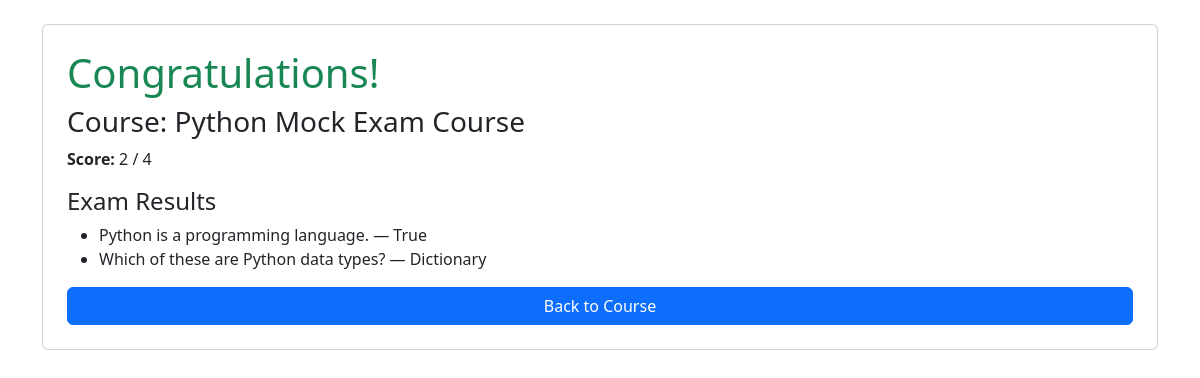
The page /course/1/submission/1/ on the database its author committed.
### onlinecourse/models.py (models this page shows, shortened)
class Course(models.Model):
    name = models.CharField(max_length=200)
    image = models.URLField(blank=True)
    description = models.TextField(blank=True)
    pub_date = models.DateField(auto_now_add=True)
    instructors = models.ManyToManyField(Instructor)

class Choice(models.Model):
    question = models.ForeignKey(Question, on_delete=models.CASCADE)
    choice_text = models.CharField(max_length=200)
    is_correct = models.BooleanField(default=False)

class Question(models.Model):
    lesson = models.ForeignKey(Lesson, on_delete=models.CASCADE)
    question_text = models.CharField(max_length=500)
    grade = models.IntegerField(default=1)
    def is_get_score(self, selected_ids):
        correct = set(c.id for c in self.choice_set.filter(is_correct=True))
        selected = set(choice.id for choice in self.choice_set.filter(id__in=selected_ids))
        return correct == selected

### onlinecourse/views.py (the view)
# urls.py: path('course/<int:course_id>/submission/<int:submission_id>/', views.show_exam_result, name='show_exam_result'),
def show_exam_result(request, course_id, submission_id):
    course = get_object_or_404(Course, pk=course_id)
    submission = get_object_or_404(Submission, pk=submission_id)
    selected_choice_ids = [choice.id for choice in submission.choices.all()]
    total_grade = 0
    score = 0
    for lesson in course.lesson_set.all():
        for question in lesson.question_set.all():
            total_grade += question.grade
            if question.is_get_score(selected_choice_ids):
                score += question.grade
    return render(request, 'onlinecourse/exam_result.html', {
        'course': course,
        'submission': submission,
        'score': score,
        'total_grade': total_grade,
        'passed': score >= (total_grade / 2 if total_grade else 0),
    })

### onlinecourse/templates/onlinecourse/exam_result.html (shortened to what this page needs)
<!DOCTYPE html>
<html>
<head>
    <link href="https://cdn.jsdelivr.net/npm/bootstrap@5.3.3/dist/css/bootstrap.min.css" rel="stylesheet">
</head>
<body>
<div class="container mt-4">
    <div class="card p-4">
        {% if passed %}
            <h1 class="text-success">Congratulations!</h1>
        {% else %}
            <h1 class="text-danger">Please try again.</h1>
        {% endif %}
        <h3>Course: {{ course.name }}</h3>
        <p><strong>Score:</strong> {{ score }} / {{ total_grade }}</p>
        <h4>Exam Results</h4>
        <ul>
            {% for choice in submission.choices.all %}
                <li>{{ choice.question.question_text }} — {{ choice.choice_text }}</li>
            {% empty %}
                <li>No answers submitted.</li>
            {% endfor %}
        </ul>
        <a href="{% url 'onlinecourse:course_details' course.id %}" class="btn btn-primary">Back to Course</a>
    </div>
</div>
</body>
</html>

### rows shown on the page
Course: name "Python Mock Exam Course"
Choice: question.question_text "Python is a programming language.", choice_text "True"
Choice: question.question_text "Which of these are Python data types?", choice_text "Dictionary"

### other values the page prints
{{ score }} "2"
{{ total_grade }} "4"
